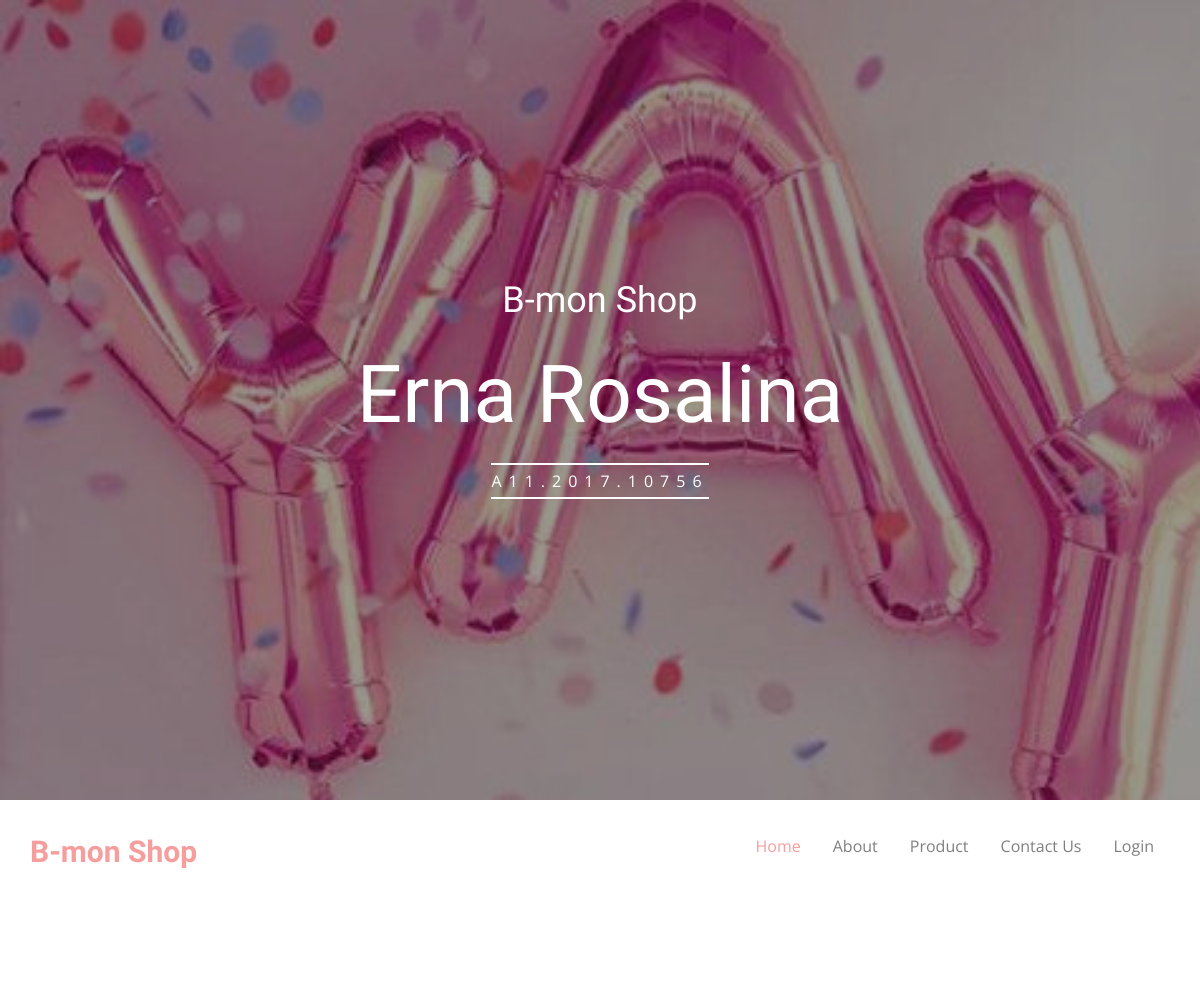
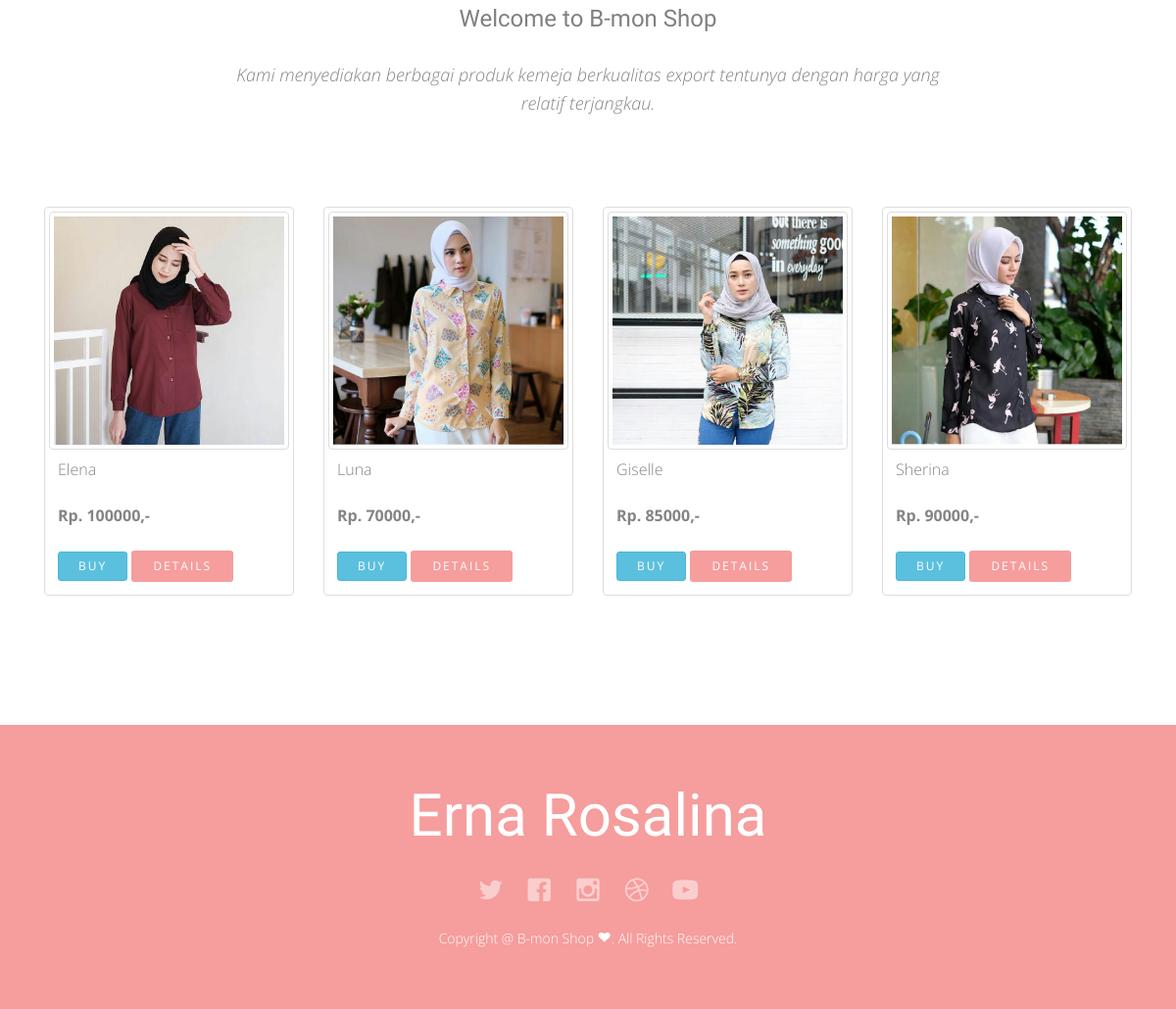
The page / on the database its author committed (2 pictures, top to bottom).
### tables this page shows
CREATE TABLE `produk` (
  `id` int(4) NOT NULL,
  `nama_p` varchar(30) NOT NULL,
  `harga_p` int(15) NOT NULL,
  `stok_p` int(4) NOT NULL,
  `spesifikasi_p` varchar(500) NOT NULL,
  `gambar_p` varchar(30) NOT NULL
);

### index.php (the view, shortened to what this page needs)
<?php
include 'koneksi.php';
$sql = "SELECT * FROM produk limit 4";
$result = mysqli_query($conn, $sql);
?>
<!DOCTYPE html>
 <html class="no-js">
<head>
<link rel="stylesheet" href="css/animate.css">
<link rel="stylesheet" href="css/icomoon.css">
<link rel="stylesheet" href="css/bootstrap.css">
<link rel="stylesheet" href="css/superfish.css">
<link rel="stylesheet" href="css/magnific-popup.css">
<link rel="stylesheet" href="css/style.css">
</head>
<body>
	<div id="fh5co-wrapper">
		<div id="fh5co-page">
			<div class="fh5co-hero" data-section="home">
				<div class="fh5co-overlay"></div>
				<div class="fh5co-cover text-center" data-stellar-background-ratio="0.5" style="background-image: url(images/1.jpg);">
					<div class="display-t">
						<div class="display-tc">
							<div class="container">
								<div class="col-md-10 col-md-offset-1">
									<div class="animate-box">
										<h1>B-mon Shop</h1>
										<h2>Erna Rosalina</h2>
										<p><span>A11.2017.10756</span></p>
									</div>
								</div>
							</div>
						</div>
					</div>
				</div>
			</div>
			<header id="fh5co-header-section" class="sticky-banner">
				<div class="container">
					<div class="nav-header">
						<h1 id="fh5co-logo"><a href="index.html">B-mon Shop</a></h1>
						<nav id="fh5co-menu-wrap" role="navigation">
							<ul class="sf-menu" id="fh5co-primary-menu">
								<li class="active"><a href="index.php" >Home</a></li>
								<li><a href="about.html">About</a></li>
								<li><a href="produk.php">Product</a></li>
								<li><a href="bukutamu.php">Contact Us</a></li>
								<li><a href="login/index.php">Login</a></li>
							</ul>
						</nav>
					</div>
				</div>
			</header>
			<div id="fh5co-gallery">
				<div class="container">
					<div class="row">
						<div class="col-md-8 col-md-offset-2 text-center heading-section animate-box">
							<h3 style="color: #808080;">Welcome to B-mon Shop</h3>
							<p><i>Kami menyediakan berbagai produk kemeja berkualitas export tentunya dengan harga yang relatif terjangkau.</i></p>
						</div>
					</div>
					<?php while($produk = mysqli_fetch_array($result)){
						?>
						<div class="col-md-3">
							<div class="thumbnail">
								<a href="admin/img/produk/<?= $produk['gambar_p']; ?>">
									<img src="admin/img/produk/<?= $produk['gambar_p']; ?>" class="img-thumbnail">
								</a>
								<div class="caption">
									<p><?= $produk['nama_p']; ?></p>
									<p><b>Rp. <?= $produk['harga_p']; ?>,-</b></p>
									<a href="datadiri.php" class="btn btn-info btn-sm">
										<span class="fa fa-plus"></span> Buy
									</a>
									<a href="lihatproduk.php?nama_p=<?= $produk['nama_p'];?>" class="btn btn-primary btn-sm">
										<span class="fa fa-shopping-cart"></span> Details
									</a>
								</div>
							</div>
						</div>
						<?php
					}
					?>
				</div>
			</div>
			<footer>
				<div id="footer">
					<div class="container">
						<div class="row">
							<div class="col-md-12 text-center">
								<h2>Erna Rosalina</h2>
							</div>
							<div class="col-md-6 col-md-offset-3 text-center">
								<p class="fh5co-social-icons">
									<a href="#"><i class="icon-twitter2"></i></a>
									<a href="#"><i class="icon-facebook2"></i></a>
									<a href="#"><i class="icon-instagram"></i></a>
									<a href="#"><i class="icon-dribbble2"></i></a>
									<a href="#"><i class="icon-youtube"></i></a>
								</p>
								<p>Copyright @ B-mon Shop <i class="icon-heart3"></i>. All Rights Reserved.</a></p>
							</div>
						</div>
					</div>
				</div>
			</footer>
		</div>
	</div>
</body>
</html>

### css/icomoon.css (style rules this page uses)
[class^="icon-"], [class*=" icon-"] { font-family: 'icomoon' !important; speak: none; font-style: normal; font-weight: normal; font-variant: normal; text-transform: none; line-height: 1; -webkit-font-smoothing: antialiased; -moz-osx-font-smoothing: grayscale; }
.icon-heart3:before { content: "\e9b6"; }
.icon-dribbble2:before { content: "\ea66"; }
.icon-facebook2:before { content: "\ea68"; }
.icon-instagram:before { content: "\ea70"; }
.icon-twitter2:before { content: "\ea7d"; }
.icon-youtube:before { content: "\ea81"; }

### css/superfish.css (style rules this page uses)
.sf-menu, .sf-menu * { margin: 0; padding: 0; list-style: none; }
.sf-menu li { position: relative; }
.sf-menu > li { float: left; }
.sf-menu a { display: block; position: relative; }
.sf-menu { float: left; margin-bottom: 1em; }
.sf-menu a { border-left: 1px solid #fff; border-top: 1px solid #dFeEFF; border-top: 1px solid rgba(255,255,255,.5); padding: .75em 1em; text-decoration: none; zoom: 1; }
.sf-menu a { color: #13a; }
.sf-menu li { background: #BDD2FF; white-space: nowrap; *white-space: normal; -webkit-transition: background .2s; transition: background .2s; }

### rows shown on the page
produk: gambar_p (picture), nama_p "Elena", harga_p "100000"
produk: gambar_p (picture), nama_p "Luna", harga_p "70000"
produk: gambar_p (picture), nama_p "Giselle", harga_p "85000"
produk: gambar_p (picture), nama_p "Sherina", harga_p "90000"
